Frame 1 (no input): blank canvas, image omitted
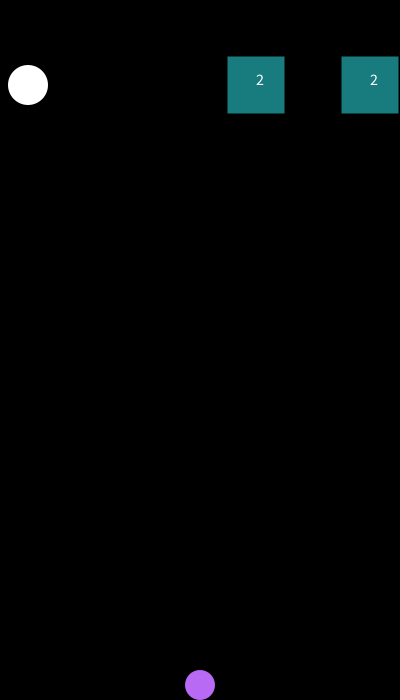
Frame 60 (the mouse pressed at the canvas centre just before this capture)
Frame 120 (the mouse held since frame 60 and released just before this capture): identical to frame 60, image omitted

The Processing sketch that drew this single still picture (run headless with seeded random() and noise(); from frame 60 on, the mouse is pressed at the canvas centre):

// Processing sketch: Balls_Bounce
// ── Balls_Bounce.pde
PVector mouse = new PVector(width/3,0); 
/*int numBolas = 1;
int maxBolas = 10;
boolean iniciado = false;*/
int level = 1;
int moving = 2;
// 0 - PARADO
// 1 - MOVENDO
// 2 - INICIO

Bloco[][] bloco = new Bloco[7][9];
Bola[] bola = new Bola[200];
Bola testeBall;
int numBolas = 1;
int maxBolas = 200;

void setup()
{
  size(400, 700);
  background(0);
  
  for(int row=0; row<9; row++)
  {
    for(int col=0; col<7; col++)
    {
      //NONE
      bloco[col][row] = new Bloco(width/14 + col * width/7, width/14 + row * width/7, 0, 'n');
      
      bloco[col][row].update();
      bloco[col][row].draw();
    }
  }
  
  for(int cont=0; cont<maxBolas; cont++)
  {
    bola[cont] = new Bola(width/2, height-15);
  }
  
  bola[0].draw();
  
}

void draw()
{
  background(0);
  
  if(moving == 1) // MOVENDO
  {
    for(int cont=0; cont<numBolas; cont++)
    {
      moving = 2;
      if(bola[cont].movendo)
      {
        moving = 1;
        for(int row=0; row<9; row++)
        {
          for(int col=0; col<7; col++)
          {
            if(bloco[col][row].tipo == 'b')
            {
              if(dist(bloco[col][row].posicao.x, bloco[col][row].posicao.y, bola[cont].posicao.x, bola[cont].posicao.y) <= 15 + (width/14) / cos(atan2(abs(bloco[col][row].posicao.y-bola[cont].posicao.y) , abs(bloco[col][row].posicao.x-bola[cont].posicao.x)))) // cos teta * hip = cat ... hip = cat / cos teta
              {
                bola[cont].velocidade = bloco[col][row].crash(bola[cont]);
                bloco[col][row].valor--;
                bloco[col][row].cor = new PVector(map(bloco[col][row].valor%50, 0, 50, 20, 128), map(bloco[col][row].valor%70, 0, 70, 128, 20), map(bloco[col][row].valor%120, 0, 120, 128, 20));
              }
            }
            else if(bloco[col][row].tipo == 'a')
            {
              numBolas++;
              bloco[col][row].tipo = 'n';
            }
          }
        }
        
        if(bola[cont].posicao.x < 0 || bola[cont].posicao.x > width)
        {
          bola[cont].velocidade.x *= -1;
        }
        
        if(bola[cont].posicao.y < 0)
        {
          bola[cont].velocidade.y *= -1;
        }
        
        bola[cont].update();
        bola[cont].draw();
      }
      else
      {
        bola[cont].movendo = false;
      }
    }
  }
  else if(moving == 2) // INICIO
  {
    level++;
    
    for(int col=0; col<7; col++)
    {
      float rnd = random(1);
        
      if(rnd<0.5)
      {
        //BLOCK
        bloco[col][0] = new Bloco(width/14 + col * width/7, width/14, (int)(random(1,2)*level), 'b');
      }
      else if(rnd<0.75)
      {
        //ADDBALL
        bloco[col][0] = new Bloco(width/14 + col * width/7, width/14, 0, 'a');
      }
      else
      {
        //NONE
        bloco[col][0] = new Bloco(width/14 + col * width/7, width/14, 0, 'n');
      }
    }
    
    for(int row=8; row>0; row--)
    {
      for(int col=0; col<7; col++)
      {
        bloco[col][row].descer(bloco[col][row-1]);
      }
    }
    
    for(int col=0; col<7; col++)
    {
      //NONE
      bloco[col][0] = new Bloco(width/14 + col * width/7, width/14, 0, 'n');
    }
    
    for(int cont=1; cont<numBolas; cont++)
    {
      bola[cont].posicao.x = bola[0].posicao.x;
    }
    
    moving = 0;
  }
  else // PARADO
  {
    for(int row=0; row<9; row++)
    {
      for(int col=0; col<7; col++)
      {
        bloco[col][row].update();
        bloco[col][row].draw();
      }
    }
    
    for(int cont=0; cont<numBolas; cont++)
    {
        bola[cont].draw();
    }
  }
  
  delay(100);
}

void mouseClicked()
{
  if(moving == 0)
  {
    mouse = new PVector(mouseX, mouseY);
    
    for(int cont=0; cont<numBolas; cont++)
    {
      bola[cont].movendo = true;
    }
    
    moving = 1;
  }
}
// ── Bloco.pde
class Bloco
{
  PVector posicao;
  int valor;
  PVector cor;
  char tipo;
  
  Bloco(int x, int y, int value, char tipo)
  {
    this.tipo = tipo;
    this.valor = value;
    this.posicao = new PVector(x,y);
  }
  
  PVector crash(Bola ball)
  {
      if(abs(ball.posicao.x-this.posicao.x)>width/20 &&
         abs(ball.posicao.y-this.posicao.y)<=width/20)
       {
         return new PVector(-ball.velocidade.x, ball.velocidade.y);
       }
       else if(abs(ball.posicao.x-this.posicao.x)<=width/20 &&
               abs(ball.posicao.y-this.posicao.y)>width/20)
       {
         return new PVector(ball.velocidade.x, -ball.velocidade.y);
       }
       else
       {
         return new PVector(-ball.velocidade.x, -ball.velocidade.y);
       }
  }
  
  void descer(Bloco blocoSuperior)
  {
    this.valor = blocoSuperior.valor;
    this.tipo = blocoSuperior.tipo;
  }
  
  void update()
  {
    switch(this.tipo)
    {
      case 'n'://NONE
      this.cor = new PVector(0, 0, 0);
      this.valor = 0;
      break;
      
      case 'b'://BLOCK
      this.cor = new PVector(map(this.valor % 50, 0, 50, 20, 128), map(this.valor % 70, 0, 70, 128, 20), map(this.valor % 120, 0, 120, 128, 20));
      break;
      
      case 'a'://ADDBALL
      this.cor = new PVector(255, 255, 255);
      this.valor = 0;
      break;
    }
  }
  
  void draw()
  {
    this.update();
    rectMode(CENTER);
    fill(this.cor.x, this.cor.y, this.cor.z);
    
    if(this.tipo == 'b')
    {
      rect(this.posicao.x, this.posicao.y, width/7, width/7);
      textSize(16);
      fill(255);
      textMode(CENTER);
      text(this.valor, this.posicao.x/* + width/14*/, this.posicao.y/* + width/14*/);
    }
    else if(this.tipo == 'a')
    {
      ellipse(this.posicao.x, this.posicao.y, width/10, width/10);
    }
    
  }
}
// ── Bola.pde
class Bola
{
  PVector posicao;
  PVector cor;
  PVector velocidade;
  boolean movendo;
  
  Bola(int x, int y)
  {
    this.posicao = new PVector(x,y); 
    this.cor = new PVector(random(55, 255), random(55, 255), random(55, 255));
  }
  
  void velocidadeInicial()
  {
    PVector versor = new PVector(mouse.x - this.posicao.x,mouse.y - this.posicao.y);
    while(abs(versor.x) > 10 || abs(versor.y) > 10)
    {
      versor.x *= 0.99;
      versor.y *= 0.99;
    }
    this.velocidade = new PVector(versor.x, versor.y);
  }
  
  void update()
  {
    if(this.posicao.y < height-15)
    {
      this.posicao.x += this.velocidade.x;
      this.posicao.y += this.velocidade.y;
    }
    else
    {
      this.movendo = false;
    }
  }
  
  void draw()
  {
    noStroke();
    fill(this.cor.x, this.cor.y, this.cor.z);
    ellipse(this.posicao.x, this.posicao.y, 30, 30);
  }
  
}
